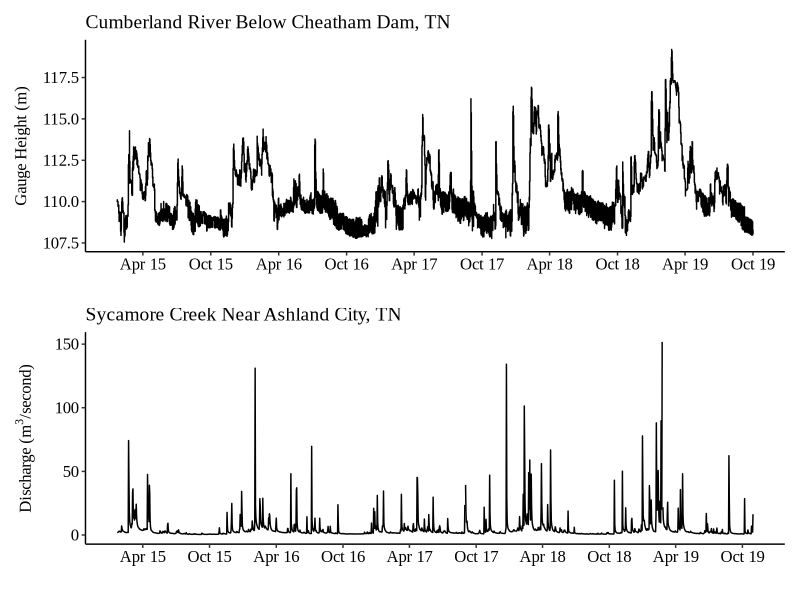
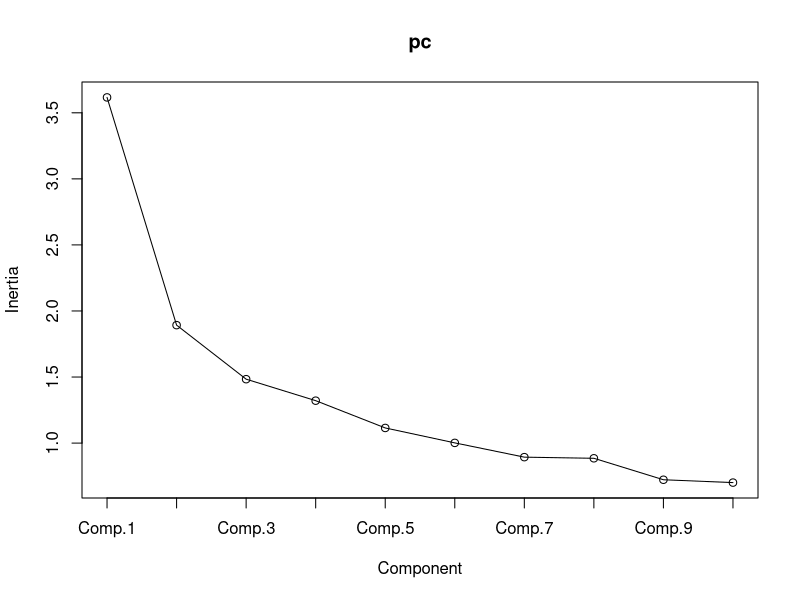
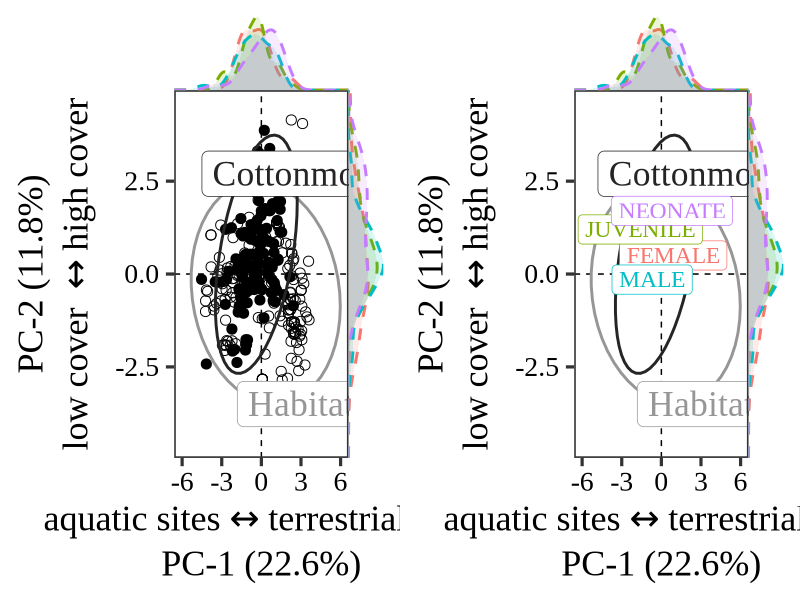
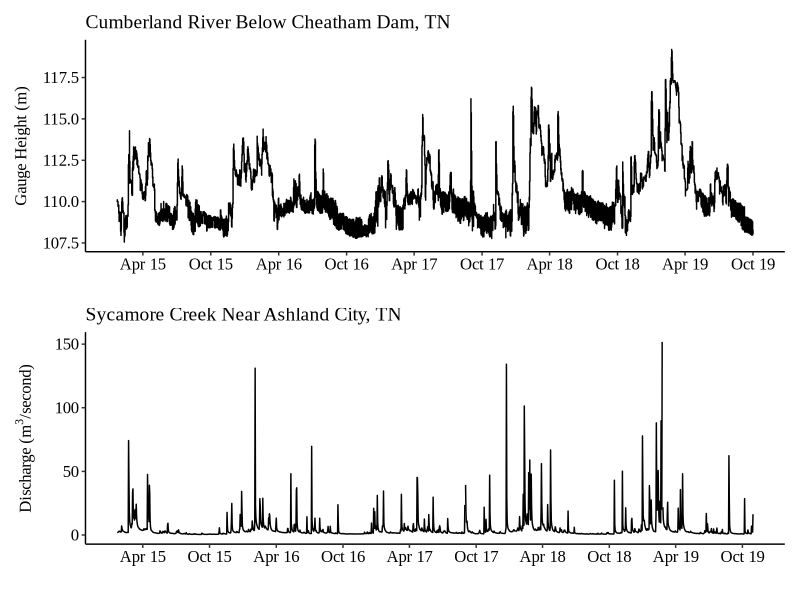
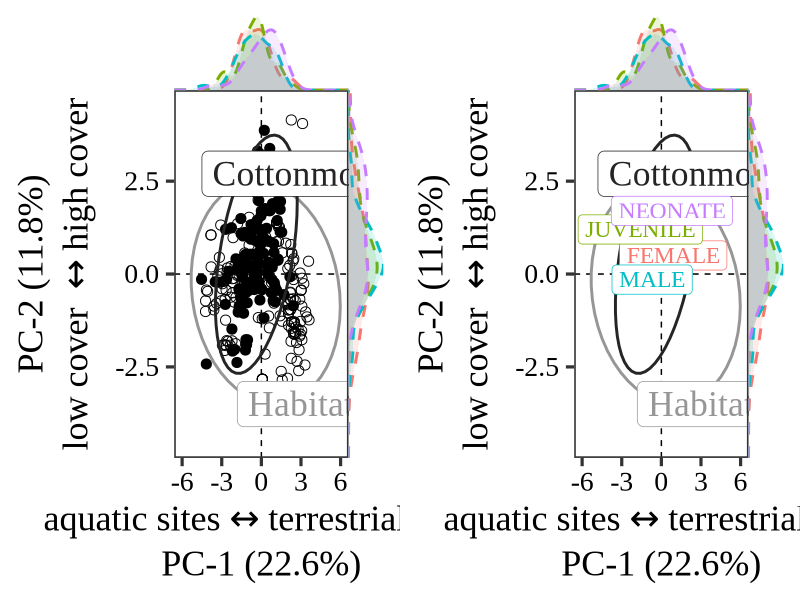

Reproduce these figures in R, in order. (Note: this script raises an error after producing the figures.)
## ---- chunk 1
packages <- c(
  "caret",
  "utils",
  "raster",
  "data.table",
  "grid",
  "vegan",
  "permute",
  "sp",
  "dplyr",
  "ggplot2",
  "tidyr",
  "knitr",
  "lattice",
  "MASS",
  "randomForest",
  "randomForestExplainer",
  "ROCR",
  "cowplot",
  "ggrepel",
  "gt",
  "glue",
  "pdp",
  "scales",
  "kableExtra",
  "cowplot",
  "patchwork",
  "vegan"
)

sapply(packages, require, character.only=T)
## ---- chunk 2
theme_set(
  theme_bw(base_family = "Times New Roman")
)
## ---- chunk 3
study <- read.csv("data/Cottonmouth-Datasheet.csv")
## ---- chunk 4
gauge<-read.csv("data/GaugeData-USGS.csv")
gauge[,2]<-as.Date(gauge[,2])
gauge[,4]<-gauge[,3]*0.3048

discharge<-read.csv("data/SycamoreData-USGS.csv")
discharge[,2]<-as.Date(discharge[,2])
discharge[,4]<-discharge[,3]*0.0283168

p1<-ggplot(gauge, aes(x =gauge$datetime, y= gauge$V4))+
  geom_line(color = "black")+
  xlab("")+
  ylab("Gauge Height (m)")+
  ggtitle("Cumberland River Below Cheatham Dam, TN")+
  #ggtitle("USGS 03435000 Cumberland River Below Cheatham Dam, TN")+
  scale_x_date(breaks=date_breaks("6 months"), labels = date_format("%b %y"))+
  theme_classic() +
  theme(text = element_text(family = "Times New Roman")) +
  theme(
    plot.title = element_text(size = 14),
    axis.title.x = element_text(size = 12),
    axis.title.y = element_text(size = 12),
    axis.text.x = element_text(size = 12, color = "black"),
    axis.text.y = element_text(size = 12, color = "black")
  )

p2<-ggplot(discharge, aes(x =discharge$datetime, y= discharge$V4))+
  geom_line(color = "black")+
  xlab("")+
  ylab(expression("Discharge (" * m^3 * "/second)"))+
  ggtitle("Sycamore Creek Near Ashland City, TN")+
  #ggtitle("USGS 03431800 Sycamore Creek Near Ashland City, TN")+
  scale_x_date(breaks=date_breaks("6 months"), labels = date_format("%b %y"))+
  theme_classic() +
  theme(text = element_text(family = "Times New Roman")) +
  theme(
    plot.title = element_text(size = 14),
    axis.title.x = element_text(size = 12), 
    axis.title.y = element_text(size = 12),
    axis.text.x = element_text(size = 12, color = "black"),
    axis.text.y = element_text(size = 12, color = "black")
  )

(p1 / p2) #stack plots using patchwork

ggsave("HCB_figs/fig2_hydrographs.jpg")
#ggsave("HCB_figs/fig1_hydrographs.jpg", width = 3.43, height = 3)
## ---- chunk 5
#Subsetting Groups
male<- study %>% subset(Group == "MALE")
female<- study %>% subset(Group == "FEMALE")
juvenile<- study %>% subset(Group == "JUVENILE")
YOY<- study %>% subset(Group == "YOY")
## ---- chunk 6
glimpse(study)
s<-study[,c(3:24)]
s<-na.omit(s)
glimpse(s)
## ---- chunk 7
#Averaged surface and ambient temperature variables
Temp<-(s$Surface.Temp+s$Ambient.Temp)/2
s<-cbind(s,Temp)
#Removed correlated variables
s<-s[,c(1,5,6,7,8,9,10,11,12,13,14,15,17,18,19,20,21,22,23)]
glimpse(s)
## ---- chunk 8
s1<-s[,c(1,2,3,4,5,6,7,8,9,10,11,12,13,14,15,16,17,18,19)]
glimpse(s1)
#PCA
pc<-princomp(s1[,c(2,3,4,5,6,7,8,9,10,11,12,13,14,15,16,19)], cor = T, scores = T)
#Component
#Setting- Up ANOVA
comp<-pc$scores[,1:3]
s1<-cbind(s1, comp)
#Snake Averages
group<- s1 %>% subset(Type == "SNAKE")

pcomp<-group_by(group, Group)%>%
  summarise(Comp.1 = mean(Comp.1),
            Comp.2 = mean(Comp.2),
            Comp.3 = mean(Comp.3))
## ---- chunk 9
summary(pc)
screeplot(pc, type = "l")
## ---- chunk 10
##Colored Plot Snake vs Habitat
p<-ggplot(data = s1, aes(Comp.1, Comp.2, shape = Type))+
  geom_point(size = 3.1)+
  scale_shape_manual(values = c(21, 19))+
  theme_bw(base_size = 24)+
  theme(panel.grid = element_blank(), panel.border = element_rect(fill= "transparent"))+
  geom_hline(yintercept = 0, lty = 2) +
  geom_vline(xintercept = 0, lty = 2)+
  xlim(-6,6)+
  ylim(-4.5,4.5)+
  stat_ellipse(type = "norm", aes(color = Type), 
               show.legend = FALSE,size = 1, level = 0.95, linetype = 1)+
  scale_color_manual(values=c("#969696", "#252525"))+
  annotate("label",  x = 3.5, y = 2.7, label = "Cottonmouth", color ="#252525", size = 9, family = "Times New Roman")+
  annotate("label",  x = 3, y = -3.5, label = "Habitat", color ="#969696", size = 9, family = "Times New Roman")+
  xlab(expression(atop("aquatic sites" %<->% "terrestrial sites", paste("PC-1 (22.6%)" ))))+
  ylab(expression(atop ("PC-2 (11.8%)", paste("low cover " %<->% "high cover"))))+
  theme(text = element_text(family = "Times New Roman")) +
  theme(legend.position="none", legend.background = element_rect(fill="White",
                                                                 size=0.5),
    axis.title.x = element_text(size = 26),
    axis.title.y = element_text(size = 26),
    axis.text.x = element_text(size = 20, color = "black"),
    axis.text.y = element_text(size = 20, color = "black")
  )

#Adding Densities
xdens<-axis_canvas(p, axis = "x")+
  geom_density(data =group, aes(Comp.1, color = group$Group, fill = group$Group), alpha = 0.15, size =1, linetype= "dashed")+
  scale_fill_manual(values = c("#F8766D","#7CAE00","#00BFC4", "#C77CFF"))+
  scale_color_manual(values = c("#F8766D","#7CAE00","#00BFC4", "#C77CFF")) +
  theme(text = element_text(family = "Times New Roman"))

ydens<-axis_canvas(p, axis = "y", coord_flip = TRUE)+
  geom_density(data =group, aes(Comp.2, color = group$Group, fill = group$Group), alpha = 0.15, size =1, linetype= "dashed")+
  scale_fill_manual(values = c("#F8766D","#7CAE00","#00BFC4", "#C77CFF"))+
  scale_color_manual(values = c("#F8766D","#7CAE00","#00BFC4", "#C77CFF"))+
  theme(text = element_text(family = "Times New Roman")) +
  coord_flip()

p1<-insert_xaxis_grob(p, xdens, grid::unit(0.2, "null"), position= "top")
p2<-insert_yaxis_grob(p1,ydens, grid::unit(0.2, "null"), position = "right")

twogroup<-ggdraw(p2)

#Colored Intraspecific Group
gg_scatter1<-ggplot(data = s1, aes(Comp.1, Comp.2, shape = Type))+
  scale_shape_manual(values = c(15,21,16,17,18, 19))+
  theme_bw(base_size = 24)+
  theme(text = element_text(family = "Times New Roman")) +
  theme(panel.grid = element_blank(), panel.border = element_rect(fill= "transparent"))+
  geom_hline(yintercept = 0, lty = 2) +
  geom_vline(xintercept = 0, lty = 2)+
  xlim(-6,6)+
  ylim(-4.5,4.5)+
  stat_ellipse(type = "norm", aes(color = Type), 
               show.legend = FALSE,size = 1, level = 0.95, linetype = 1)+
  scale_color_manual(values=c("#F8766D","#969696","#7CAE00","#00BFC4", "#C77CFF", "#252525"))+
  annotate("label",  x = 3.2, y = 2.7, label = "Cottonmouth", color ="#252525", size = 9, family = "Times New Roman")+
  annotate("label",  x = 3, y = -3.5, label = "Habitat", color ="#969696", size = 9, family = "Times New Roman")+
  xlab(expression(atop("aquatic sites" %<->% "terrestrial sites", paste("PC-1 (22.6%)" ))))+
  ylab(expression(atop ("PC-2 (11.8%)", paste("low cover " %<->% "high cover"))))+
  theme(legend.position="none", legend.background = element_rect(fill="White",
                                                                 size=0.5),
    axis.title.x = element_text(size = 26),
    axis.title.y = element_text(size = 26),
    axis.text.x = element_text(size = 20, color = "black"),
    axis.text.y = element_text(size = 20, color = "black"))

pp<-gg_scatter1+
  geom_point(data =pcomp, aes(pcomp$Comp.1, pcomp$Comp.2, shape = Group, color = Group), size = 8, alpha= 0.8)+
  theme(text = element_text(family = "Times New Roman")) +
  annotate("label", x = 0.9, y = 0.5, label = "FEMALE", color ="#F8766D", size = 6, family = "Times New Roman")+
  annotate("label", x = -1.6, y = 1.2, label = "JUVENILE", color ="#7CAE00", size = 6, family = "Times New Roman")+
  annotate("label", x = -0.7, y = -0.15, label = "MALE", color ="#00BFC4", size = 6, family = "Times New Roman")+
  annotate("label", x = 0.8, y = 1.7, label = "NEONATE", color ="#C77CFF", size =6, family = "Times New Roman")

#Adding Densities for Intraspecific Groups
xdens1<-axis_canvas(pp, axis = "x")+
  geom_density(data =group, aes(Comp.1, color = group$Group, fill = group$Group), alpha = 0.15, size =1, linetype= "dashed")+
  scale_fill_manual(values = c("#F8766D","#7CAE00","#00BFC4", "#C77CFF"))+
  scale_color_manual(values = c("#F8766D","#7CAE00","#00BFC4", "#C77CFF"))

ydens1<-axis_canvas(pp, axis = "y", coord_flip = TRUE)+
  geom_density(data =group, aes(Comp.2, color = group$Group, fill = group$Group), alpha = 0.15, size =1, linetype= "dashed")+
  scale_fill_manual(values = c("#F8766D","#7CAE00","#00BFC4", "#C77CFF"))+
  scale_color_manual(values = c("#F8766D","#7CAE00","#00BFC4", "#C77CFF"))+
  coord_flip()

p11<-insert_xaxis_grob(pp, xdens1, grid::unit(0.2, "null"), position= "top")
p22<-insert_yaxis_grob(p11,ydens1, grid::unit(0.2, "null"), position = "right")

fourgroup<-ggdraw(p22)

colored<-plot_grid(twogroup,fourgroup, nrow = 1, align = "h")
## ---- chunk 11
colored
ggsave("HCB_figs/fig3_PCA_ellipses.jpg")
## ---- chunk 12
Description<- c("Percentage of canopy above quadrat", "Coverage within quadrat","Coverage within quadrat","Coverage within quadrat","Coverage within quadrat", "Height of largest living woody stem", "Height of cover object closest to snake point", "Distance to nearest cover object", "Diameter of largest log within quadrat", "Distance to nearest water source", "Water depth measured within quadrat", "Coverage within quadrat","Coverage within quadrat","Coverage within quadrat", "Coverage within quadrat","Mean temperature within quadrat", "", "")

loadings<-pc$loadings[,1:3]
sdev<-t(data.frame(pc$sdev))
eigen<-sdev[,1:3]
Variance<-c(22.60, 11.81, 9.27)
loadings<-rbind(loadings, eigen, Variance)
loadings<-round(loadings, digits = 3)
names(loadings)<-c("PC-1", "PC-2", "PC-3")
loadings<-round(loadings, digits = 3)
loadings<-cbind(Description, loadings)

"Variable (units)"<-c("Canopy Closure (%)", "Rock Cover (%)", "Leaf Cover (%)", "Vegetative Cover (%)", "Fallen Log Cover (%)","Woody Stem Height (cm)", "Cover Height (cm)", "Distance To Cover (cm)","Log Diameter (cm)", "Distance To Water (cm)", "Water Depth (cm)", "Percent Water (%)", "Percent Woody Debris (%)", "Percent Floating Vegetation (%)", "Percent Bare Soil (%)", "Mean Temperature (C)", "Eigenvalue", "Explained Variance")

loadings<-cbind(`Variable (units)`,loadings)
names(loadings)<-c("Variable (units)", "Description", "PC-1", "PC-2", "PC-3")
row.names(loadings)<-NULL

kable(loadings) %>%
  kable_styling("striped")%>%
  pack_rows("PCA Statistics", 17,18)
  
## ---- chunk 13
# #PERMANOVA
# Perm1<-adonis2(s1[,c(2,3,4,5,6,7,8,9,10,11,12,13,14,15,16,22)]~ Type, data = s1, method='eu')
# Perm1<-cbind(Perm1$aov.tab[1,4], Perm1$aov.tab[1,6])
# 
# #PERMDISP
# dist<-dist(scale(s1[,c(2,3,4,5,6,7,8,9,10,11,12,13,14,15,16,22)]))
# bd<-anova(betadisper(dist,s1$Type))
# beta<-betadisper(dist,s1$Type)
# bd1<-cbind(bd$`F value`, bd$`Pr(>F)`)
# bd1<-data.frame(bd1)
# bd1<-bd1[-2,]
# PermDisp<- cbind(Perm1, bd1)
# names(PermDisp)<-c("Pseudo-F", "P", "F", "P ")
# row.names(PermDisp)<-c("Proportions (Euclidean)")
# 
# gt(PermDisp, rownames_to_stub = TRUE)%>%
#   fmt_number(columns = c(1,3),
#              decimals = 2,
#              suffixing = T)%>%
#     fmt_scientific(columns = c(2,4),
#              decimals = 2)%>%
#   tab_spanner(
#     label = "PERMANOVA", columns = 1:2)%>%
#   tab_spanner(
#     label = "PERMDISP", columns = 3:4)%>%
#   tab_source_note(
#     source_note = "N(permutations) = 999")%>%
#   tab_source_note(
#     source_note = "df = 1")
## ---- chunk 14
vars <- c(2:16, 22)

# distance matrix
d <- dist(scale(s1[, vars]), method = "euclidean")

# PERMANOVA
perm <- adonis2(d ~ Type, data = s1)

Perm1 <- data.frame(
  `Pseudo-F` = perm$F[1],
  P = perm$`Pr(>F)`[1],
  check.names = FALSE
)

# PERMDISP
beta <- betadisper(d, s1$Type)
bd <- anova(beta)

bd1 <- data.frame(
  F = bd$`F value`[1],
  `P ` = bd$`Pr(>F)`[1],
  check.names = FALSE
)

# Combine
PermDisp <- cbind(Perm1, bd1)

row.names(PermDisp) <- "Proportions (Euclidean)"

PermDisp

gt(PermDisp, rownames_to_stub = TRUE)%>%
  fmt_number(columns = c(1,3),
             decimals = 2,
             suffixing = T)%>%
    fmt_scientific(columns = c(2,4),
             decimals = 2)%>%
  tab_spanner(
    label = "PERMANOVA", columns = 1:2)%>%
  tab_spanner(
    label = "PERMDISP", columns = 3:4)%>%
  tab_source_note(
    source_note = "N(permutations) = 999")%>%
  tab_source_note(
    source_note = "df = 1")

## ---- chunk 15
beta
## ---- chunk 16
pcomp<-pcomp[,2:4]
names(pcomp)<- c( "PC-1","PC-2", "PC-3")
row.names(pcomp)<-c("Female", "Juvenile", "Male", "YOY")
pcomp[,1:3]<-round(pcomp[,1:3], digits = 3)

C1<-aov(Comp.1~Group, group)
C2<-aov(Comp.2~Group, group)
C3<-aov(Comp.3~Group, group)

F.value<-c(anova(C1)$"F value"[1], anova(C2)$"F value"[1], anova(C3)$"F value"[1])
p.value<-c(anova(C1)$"Pr(>F)"[1],anova(C2)$"Pr(>F)"[1],anova(C3)$"Pr(>F)"[1])

stats<-data.frame(t(cbind(F.value, p.value)))
names(stats)<-c( "PC-1","PC-2", "PC-3")
pcomp<-rbind(pcomp,stats)

row.names(pcomp)<-c("Female", "Juvenile", "Male", "YOY", "F", "P-value")
pcomp<-round(pcomp, digits = 3)

gt(pcomp, rownames_to_stub = TRUE)%>%
  tab_stubhead(label = "Cottonmouth conspecific")%>%
  tab_row_group( group = "",
    rows = 1:4
  )%>%
  tab_row_group(
    group = "ANOVA",rows = c(5,6))
## ---- chunk 17
#PC-1
#ANOVA
summary(C1)
#Tukey
TukeyHSD(C1)
#PC-2
#ANOVA
summary(C2)
#Tukey 2
TukeyHSD(C2)

#PC-3
#ANOVA
summary(C3)

#Tukey 3
TukeyHSD(C3)
## ---- chunk 18
PC1<-ggplot(group, aes(x = Group, y = group$Comp.1, color = Group))+
  scale_color_manual(values = c("#F8766D","#7CAE00","#00BFC4", "#C77CFF"))+
  geom_boxplot()+
 ylab(expression(atop("aquatic site" %<->% "terrestrial sites", paste("PC-1 (22.6%)" ))))+
  xlab("")+
  geom_text(aes(4, 2.5, label = paste("P= 0.233")), color = "black", size=4)+
  theme_classic()+
  theme(legend.position="none", legend.background = element_rect(fill="White",size=0.5))

PC2<-ggplot(group, aes(x = Group, y = group$Comp.2, color = Group))+
  scale_color_manual(values = c("#F8766D","#7CAE00","#00BFC4", "#C77CFF"))+
  geom_boxplot()+
  ylab(expression(atop("low cover" %<->% "high cover", paste("PC-2 (11.8%)" ))))+
  xlab("")+
  geom_text(aes(4, 5, label = paste("P= 0.016*")), color = "black", size=4)+
  theme_classic()+
  theme(legend.position="none", legend.background = element_rect(fill="White",size=0.5))

PC3<-ggplot(group, aes(x = Group, y = group$Comp.3, color = Group))+
  scale_color_manual(values = c("#F8766D","#7CAE00","#00BFC4", "#C77CFF"))+
  geom_boxplot()+
  ylab(expression(atop("high vegetation" %<->% "low vegetation", paste("PC-3 (9.2%)" ))))+
  xlab("")+
  geom_text(aes(4, 5, label = paste("P= 0.358")), color = "black", size=4)+
  theme_classic()+
  theme(legend.position="none", legend.background = element_rect(fill="White",size=0.5))

plot_grid(PC1, PC2, PC3, labels=c("A)", "B)", "C)"), ncol = 3, nrow = 1)
## ---- chunk 19
#Linear Regression
mod<-lm(SVL~Comp.1,group)
mod2<-lm(SVL~Comp.2,group)
mod3<-lm(SVL~Comp.3,group)

LR1<-ggplot(group, aes(x= SVL, y= Comp.1))+
  geom_point(size = 2)+
  xlim(209, 1061)+
  geom_smooth(method = "lm", color= "black")+
  geom_hline(yintercept = 0, lty = 2) +
  geom_vline(xintercept = 600, lty = 2)+
  theme_bw(base_size = 24)+
  #geom_text(aes(900, 6, label = paste("R-squared = 0.034")), color="black")+
  geom_text(aes(900, 3, label = paste("P = 0.02")), color = "black", size=10, family = "Times New Roman")+
  #geom_text(aes(900, 3, label = paste("P = 0.023")), color = "black", size=10, family = "Times New Roman")+
  xlab("Snout-Vent Length (mm)")+
  ylab(expression(atop("aquatic site" %<->% "terrestrial sites", paste("PC-1 (22.6%)" ))))+
  ylim(-3,3)+
  guides(shape = "none")+
  theme(text = element_text(family = "Times New Roman")) +
  theme(panel.grid = element_blank(), panel.border = element_rect(fill= "transparent"),
    axis.title.x = element_text(size = 28),
    axis.title.y = element_text(size = 28),
    axis.text.x = element_text(size = 22),
    axis.text.y = element_text(size = 22)
  )

LR2<-ggplot(group, aes(x= SVL, y= Comp.2))+
  geom_point(size = 2)+
  xlim(209, 1061)+
  geom_smooth(method = "lm", color= "black")+
  geom_hline(yintercept = 0, lty = 2) +
  geom_vline(xintercept = 600, lty = 2)+
  theme_bw(base_size = 24)+
  #geom_text(aes(900, 6, label = paste("R-squared = 0.045")), color="black")+
  geom_text(aes(900, 3, label = paste("P = 0.008")), color = "black", size = 10, family = "Times New Roman")+
  xlab("Snout-Vent Length (mm)")+
  ylab(expression(atop("low cover" %<->% "high cover", paste("PC-2 (11.8%)" ))))+
  ylim(-3,3)+
  guides(shape = "none")+
  theme(text = element_text(family = "Times New Roman")) +
  theme(panel.grid = element_blank(), panel.border = element_rect(fill= "transparent"),
    axis.title.x = element_text(size = 28),
    axis.title.y = element_text(size = 28),
    axis.text.x = element_text(size = 22),
    axis.text.y = element_text(size = 22)
  )

LR3<-ggplot(group, aes(x= SVL, y= Comp.3))+
  geom_point(size = 2)+
  xlim(209, 1061)+
  geom_hline(yintercept = 0, lty = 2) +
  geom_vline(xintercept = 600, lty = 2)+
  theme_bw(base_size = 24)+
  #geom_text(aes(900, 6, label = paste("R-squared = 0.045")), color="black")+
  geom_text(aes(900, 3, label = paste("P = 0.49")), color = "black", size = 10, family = "Times New Roman")+
  xlab("Snout-Vent Length (mm)")+
  ylab(expression(atop("high vegetation" %<->% "low vegetation", paste("PC-3 (9.2%)" ))))+
  ylim(-3,3)+
  guides(shape = "none")+
  theme(text = element_text(family = "Times New Roman")) +
  theme(panel.grid = element_blank(), panel.border = element_rect(fill= "transparent"),
    axis.title.x = element_text(size = 28),
    axis.title.y = element_text(size = 28),
    axis.text.x = element_text(size = 22),
    axis.text.y = element_text(size = 22)
  )

#combine using patchwork
(LR1 + LR2 + LR3) +
  plot_annotation(tag_levels = 'A')

ggsave("HCB_figs/fig4_SVL_PCA_regressions.jpg")
## ---- chunk 20
summary(mod)
summary(mod2)
summary(mod3)
## ---- chunk 21
#Went with the Full Model
rf<-s1[,c(1,2,3,4,5,6,7,8,9,10,11,12,13,14,15,16,19)]
## ---- chunk 22
#Setting up Cross Validation Training and Validation sets
set.seed(123)
ind<-sample(2,nrow(rf),replace = T, prob = c(0.9,0.1))
train<-rf[ind==1,]
test<-rf[ind==2,]
## ---- chunk 23

train$Type <- as.factor(train$Type)
test$Type  <- as.factor(test$Type)

set.seed(123)
a1<- randomForest(Type~., data = train, ntree = 6000, importance = T)
a2<- randomForest(Type~., data = train, ntree = 6000, importance = T)
a3<- randomForest(Type~., data = train, ntree = 6000, importance = T)
a4<- randomForest(Type~., data = train, ntree = 6000, importance = T)
a5<- randomForest(Type~., data = train, ntree = 6000, importance = T)
a6<- randomForest(Type~., data = train, ntree = 6000, importance = T)
a7<- randomForest(Type~., data = train, ntree = 6000, importance = T)
a8<- randomForest(Type~., data = train, ntree = 6000, importance = T)
a9<- randomForest(Type~., data = train, ntree = 6000, importance = T)
a10<- randomForest(Type~., data = train, ntree = 6000, importance = T)
b1<- randomForest(Type~., data = train, ntree = 6000, importance = T)
b2<- randomForest(Type~., data = train, ntree = 6000, importance = T)
b3<- randomForest(Type~., data = train, ntree = 6000, importance = T)
b4<- randomForest(Type~., data = train, ntree = 6000, importance = T)
b5<- randomForest(Type~., data = train, ntree = 6000, importance = T)
b6<- randomForest(Type~., data = train, ntree = 6000, importance = T)
b7<- randomForest(Type~., data = train, ntree = 6000, importance = T)
b8<- randomForest(Type~., data = train, ntree = 6000, importance = T)
b9<- randomForest(Type~., data = train, ntree = 6000, importance = T)
b10<- randomForest(Type~., data = train, ntree = 6000, importance = T)
c1<- randomForest(Type~., data = train, ntree = 6000, importance = T)
c2<- randomForest(Type~., data = train, ntree = 6000, importance = T)
c3<- randomForest(Type~., data = train, ntree = 6000, importance = T)
c4<- randomForest(Type~., data = train, ntree = 6000, importance = T)
c5<- randomForest(Type~., data = train, ntree = 6000, importance = T)
c6<- randomForest(Type~., data = train, ntree = 6000, importance = T)
c7<- randomForest(Type~., data = train, ntree = 6000, importance = T)
c8<- randomForest(Type~., data = train, ntree = 6000, importance = T)
c9<- randomForest(Type~., data = train, ntree = 6000, importance = T)
c10<- randomForest(Type~., data = train, ntree = 6000, importance = T)
## ---- chunk 24
OOB1<-c(a1$err.rate[6000,1],a2$err.rate[6000,1],a3$err.rate[6000,1],a4$err.rate[6000,1],a5$err.rate[6000,1],a6$err.rate[6000,1],
       a7$err.rate[6000,1],a8$err.rate[6000,1],a9$err.rate[6000,1],a10$err.rate[6000,1],b1$err.rate[6000,1],b2$err.rate[6000,1],
       b3$err.rate[6000,1],b4$err.rate[6000,1],b5$err.rate[6000,1],b6$err.rate[6000,1],b7$err.rate[6000,1],b8$err.rate[6000,1],
       b9$err.rate[6000,1],b10$err.rate[6000,1],c1$err.rate[6000,1],c2$err.rate[6000,1],c3$err.rate[6000,1],c4$err.rate[6000,1],
       c5$err.rate[6000,1],c6$err.rate[6000,1],c7$err.rate[6000,1],c8$err.rate[6000,1],c9$err.rate[6000,1],c10$err.rate[6000,1])
OOB<-c(1-min(OOB1),1-mean(OOB1), 1-max(OOB1))
## ---- chunk 25
files<-list(a1,a2,a3,a4,a5,a6,a7,a8,a9,a10,b1,b2,b3,b4,b5,b6,b7,b8,b9,b10,c1,c2,c3,c4,c5,c6,c7,c8,c9,c10)

cv<-(function(x){
p<-predict(x, test)
cm<-caret::confusionMatrix(p, positive = "SNAKE",test$Type)

CVTABLE<-t(data.frame(cm$overall))
CV2TABLE<-t(data.frame(cm$byClass))

cv_table<-cbind(CVTABLE,CV2TABLE)
cv_table<-cv_table[,c(1,2,8,9)]
cv_table
})

cv_table<-t(data.frame(lapply(files, cv)))

cv_max<-c(max(cv_table[,1]), max(cv_table[,2]), max(cv_table[,3]), max(cv_table[,4]))
cv_mean<-c(mean(cv_table[,1]), mean(cv_table[,2]), mean(cv_table[,3]), mean(cv_table[,4]))
cv_min<-c(min(cv_table[,1]), min(cv_table[,2]), min(cv_table[,3]), min(cv_table[,4]))

cv_table<-data.frame(rbind(cv_max,cv_mean, cv_min))

RandomForest_Model<-c("Maximum", "Mean", "Minimum")
## ---- chunk 26

AUC<- function(z){
pred<-predict(z, test, type = "prob")
pred<-pred[,2]
pred<-prediction(pred, test$Type)

#AUC (Area Under The Curve)
auc<-performance(pred, "auc")
auc<-unlist(slot(auc, "y.values"))
  
}

AUC<-t(data.frame(lapply(files, AUC)))

AUC<-c(max(AUC), mean(AUC), min(AUC))
## ---- chunk 27
models<-cbind(cv_table, OOB, AUC)
models<-round(models, digits = 3)
models<-cbind(RandomForest_Model,models)
gt(models)%>%
  cols_label(
    RandomForest_Model = "Random Forest Models",
    X1 = "Accuracy",
    X2 = "Kappa",
    X3 = "Sensitivity",
    X4 = "Specificity")%>%
  tab_source_note(
    source_note = "N(trees) = 6000")%>%
  tab_source_note(
    source_note = "OOB = Out of Bag Accuracy")%>%
    tab_source_note(
    source_note = "AUC = Area Under the Curve")
## ---- chunk 28
a7 # Maximum Accuracy
a1 #Mean Accuracy
## ---- chunk 29
MDA<-randomForest::importance(a7, class = "SNAKE")
MDA<-data.frame(MDA[,c(1,2)])
gen<-sum(MDA[,1])
sna<-sum(MDA[,2])
#Calculating relative importance of MDA
MDA[,1]<-(MDA[,1]/gen)*100
MDA[,2]<-(MDA[,2]/gen)*100

#Plotting
Habitat_Variables <- c("Canopy Closure", "Rock Cover", "Leaf Cover", "Vegetative Cover","Fallen Log Cover","Woody Stem Height", "Cover Height", "Distance To Cover","Log Diameter","Distance To Water", "Water Depth", "Percent Water", "Percent Woody Debris", "Percent Floating Vegetation", "Percent Bare Soil", "Mean Temperature")

D <-cbind(Habitat_Variables,MDA)
row.names(D)<-NULL

ggplot(D, aes(x = reorder(Habitat_Variables, D$SNAKE), y = D$SNAKE))+
  geom_col(aes(fill=D$SNAKE), color = "black", width = 0.9)+
  geom_text(label=round(D$SNAKE,1), nudge_y = 0.5, size = 4, family = "Times New Roman")+
    #labs(subtitle = "Snake Model")+
    ylab("Relative Importance")+
    #xlab("")+
  xlab(expression(atop("Environmental Variables", paste(""))))+
  coord_flip()+
  #theme_classic()+
  theme(text = element_text(family = "Times New Roman")) +
  theme(legend.position = "none",
    axis.title.x = element_text(size = 12),
    axis.title.y = element_text(size = 12),
    axis.text.x = element_text(size = 10),
    axis.text.y = element_text(size = 10, color = "black"),
  ) +
  scale_fill_gradient2(low="white", high="black")

ggsave("HCB_figs/fig5_variable_importance.jpg")
## ---- chunk 30
#RF a7
plotx<-partial(a7, pred.var = "Dist..To.Water", pdp = T, center = T, plot = T, plot.engine = "ggplot2", type = "classification", which.class = "SNAKE", train = train, rug = F)

ploty<-partial(a7, pred.var = "X.Bare.soil", pdp = T, center = T, plot = T, plot.engine = "ggplot2", type = "classification", which.class = "SNAKE", train = train, rug = F)

plotz<-partial(a7, pred.var = "Rock.Cover", pdp = T, center = T, plot = T, plot.engine = "ggplot2", type = "classification", which.class = "SNAKE", train = train, rug = F)

plotz1<-partial(a7, pred.var = "Depth", pdp = T, center = T, plot = T, plot.engine = "ggplot2", type = "classification", which.class = "SNAKE", train = train, rug = F)

plotz2<-partial(a7, pred.var = "X.Water", pdp = T, center = T, plot = T, plot.engine = "ggplot2", type = "classification", which.class = "SNAKE", train = train, rug = F)

plotz3<-partial(a7, pred.var = "Dist..To.Cover", pdp = T, center = T, plot = T, plot.engine = "ggplot2", type = "classification", which.class = "SNAKE", train = train, rug = F)
## ---- chunk 31

theme_partial_dependence <- theme_bw() +
  theme(
    text = element_text(family = "Times New Roman"),
    axis.title.x = element_text(size = 12),
    axis.title.y = element_text(size = 12),
    axis.text.x  = element_text(size = 10, color = "black"),
    axis.text.y  = element_text(size = 10, color = "black")
  )

pd_plot1<-ploty+ 
  geom_line(size = 1)+
  xlab("Bare Soil Cover (%)")+
  ylab("Relative Probability")+
  xlim(0,105) +
  theme_partial_dependence

pd_plot2<-plotx+
  geom_line(size = 1)+
  xlab("Distance to Water (cm)")+
  ylab("")+
  ylim(-1.05,0.35)+
  theme_partial_dependence

pd_plot3<-plotz+ 
  geom_line(size = 1)+
  xlab("Rock Cover (%)")+
  ylab("")+
  theme_partial_dependence

pd_plot4<-plotz1+ 
  geom_line(size = 1)+
  xlab("Water Depth (cm)")+
  ylab("Relative Probability")+
  xlim(0,105)+
  ylim(-0.25,0.4)+
  theme_partial_dependence

pd_plot5<-plotz2+ 
  geom_line(size = 1)+
  xlab("Water Cover (%)")+
  ylab("")+
  xlim(0,105)+
  ylim(-0.80, 0.25)+
  theme_partial_dependence

pd_plot6<-plotz3+ 
  geom_line(size = 1)+
  xlab("Distance to Cover (cm)")+
  ylab("")+
  ylim(-0.65,-0.2)+
  theme_partial_dependence

#combine plots using patchwork
(pd_plot1 + pd_plot2 + pd_plot3) / (pd_plot4 + pd_plot5 + pd_plot6) +
  plot_annotation(tag_levels = 'A')

ggsave("HCB_figs/fig6_partial_dependence_plots.jpg")
